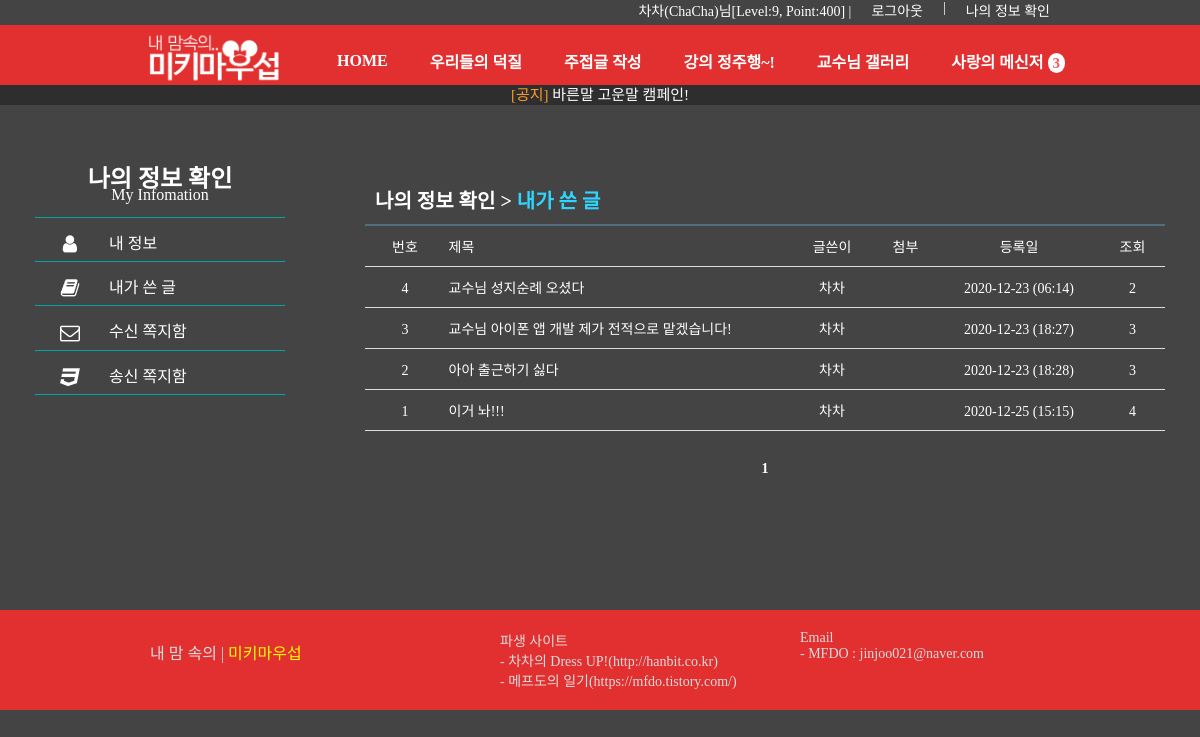
Page /member_modify_form_2.php (signed in) on the committed database.
### tables this page shows
CREATE TABLE `board` (
  `num` int(11) NOT NULL,
  `id` char(15) NOT NULL,
  `name` char(10) NOT NULL,
  `subject` char(200) NOT NULL,
  `content` longtext NOT NULL,
  `regist_day` char(20) NOT NULL,
  `hit` int(11) NOT NULL,
  `file_name` char(40) DEFAULT NULL,
  `file_type` char(40) DEFAULT NULL,
  `file_copied` char(40) DEFAULT NULL,
  `page` int(11) DEFAULT NULL
);

### member_modify_form_2.php (the view, shortened to what this page needs)
<!DOCTYPE html>
<html>
<head>
<link rel="stylesheet" type="text/css" href="./css/common.css">
<link rel="stylesheet" type="text/css" href="./css/board.css">
<link rel="stylesheet" type="text/css" href="https://netdna.bootstrapcdn.com/font-awesome/4.0.3/css/font-awesome.css" rel="stylesheet">
</head>
<body bgcolor="#444" style="color: #fff">
<header>
    <?php include "header.php";?>
</header>
<section>
<div class="flex">
		<nav style="padding-bottom: 165px;">
		<a style="color:#fff" class="logo" href="#">
			<h2>나의 정보 확인</h2>
			<p style="padding-bottom: 10px;">My Infomation</p>
		</a>
		<a style="color:#fff" href="member_modify_form_1.php">
			<i class="fa fa-user fa-lg"></i>
			<span>내 정보</span>
		</a>
		<a style="color:#fff" href="member_modify_form_2.php">
			<i class="fa fa-book fa-lg"></i>
			<span>내가 쓴 글</span>
		</a>
		<a style="color:#fff" href="member_modify_form_3.php">
			<i class="fa fa-envelope-o fa-lg"></i>
			<span>수신 쪽지함</span>
		</a>
		<a style="color:#fff" href="member_modify_form_4.php">
			<i class="fa fa-css3 fa-lg"></i>
			<span>송신 쪽지함</span>
		</a>
		</nav>
   	<div id="board_box" style="margin: 0 0;">
	    <h3> 나의 정보 확인 > <a style="color: #30d5ff;"> 내가 쓴 글 </a></h3>
	    <ul id="board_list">
				<li>
					<span class="col1">번호</span>
					<span class="col2">제목</span>
					<span class="col3">글쓴이</span>
					<span class="col4">첨부</span>
					<span class="col5">등록일</span>
					<span class="col6">조회</span>
				</li>
<?php
	if (isset($_GET["page"]))
		$page = $_GET["page"];
	else
		$page = 1;
		$con = mysqli_connect("localhost", "mfdo", "wlswn772##", "mfdo");
    $find = $_SESSION["userid"];
	$sql = "select * from board where id='$find'";
	$result = mysqli_query($con, $sql);
	$total_record = mysqli_num_rows($result);
	$scale = 10;
	if ($total_record % $scale == 0)
		$total_page = floor($total_record/$scale);
	else
		$total_page = floor($total_record/$scale) + 1;
	$start = ($page - 1) * $scale;
	$number = $total_record - $start;
   for ($i=$start; $i<$start+$scale && $i < $total_record; $i++)
   {
      mysqli_data_seek($result, $i);
      $row = mysqli_fetch_array($result);
	  $num         = $row["num"];
	  $name        = $row["name"];
	  $subject     = $row["subject"];
      $regist_day  = $row["regist_day"];
      $hit         = $row["hit"];
?>
				<li>
					<span class="col1"><?=$number?></span>
					<span class="col2"><a href="board_view.php?num=<?=$num?>&page=<?=$page?>" style="color: #fff"><?=$subject?></a></span>
					<span class="col3"><?=$name?></span>
					<span class="col5"><?=$regist_day?></span>
					<span class="col6"><?=$hit?></span>
				</li>
<?php
   	   $number--;
   }
?>
	    	</ul>
			<ul id="page_num">
<?php
	if ($total_page>=2 && $page >= 2)
	{
		$new_page = $page-1;
		echo "<li><a href='board_list.php?page=$new_page'>◀ 이전</a> </li>";
	}
	else
		echo "<li>&nbsp;</li>";
   	for ($i=1; $i<=$total_page; $i++)
   	{
		if ($page == $i)
		{
			echo "<li><b> $i </b></li>";
		}
		else
		{
			echo "<li><a href='board_list.php?page=$i'> $i </a><li>";
		}
   	}
   	if ($total_page>=2 && $page != $total_page)
   	{
		$new_page = $page+1;
		echo "<li> <a href='board_list.php?page=$new_page'>다음 ▶</a> </li>";
	}
	else
		echo "<li>&nbsp;</li>";
?>
			</ul>
	</div>
    </div>
</section>
<footer>
    <?php include "footer.php";?>
</footer>
</body>
</html>

### css/common.css (style rules this page uses)
* { padding: 0; margin: 0; }
body { font-family: "Nanum Gothic"; font-size: 14px; }
ul { list-style-type: none; }
a { display: inline-block; text-decoration: none; }
a:link { text-decoration:none; color: #222222; }
footer { height: 100px; background-color: #e22f2f; height: 100px; position : relative; transform : translateY(-100%); margin-top: 150px; }

### css/board.css (style rules this page uses)
#board_box { position: relative; width: 800px; margin: 0 auto; }
#board_box h3 { margin-top: 30px; padding: 10px; border-bottom: solid 2px #516e7f; font-size: 20px; }
#board_list li { padding: 10px 0; border-bottom: solid 1px #dddddd; }
#board_list span { display: inline-block; text-align: center; }
#board_list .col1 { width: 80px; }
#board_list .col2 { width: 330px; text-align: left; }
#board_list .col3 { width: 100px; }
#board_list .col4 { width: 40px; }
#board_list .col5 { width: 180px; }
#board_list .col6 { width: 40px; }
#page_num { text-align: center; margin: 30px 0 }
#page_num li { display: inline; }
#board_box { width: 800px; margin: 0 auto; }

### member_modify_form_2.php (style rules this page uses)
.flex { display:flex; justify-content: center; }
nav a { text-decoration:none; color:BLACK; font-size: 16px; display:block; border-bottom:1px solid #03A2A2; }
nav { margin-top:15px; margin-right: 80px; height:100%; width:250px; border-radius:5px; }
.fa { position: relative; top:12px; width: 70px; height: 36px; text-align: center; font-size:20px; }
nav span { position:relative; top:12px; }
.logo { position:relative; top:0px; padding:1px; padding-top: 10px; padding-bottom: 5px; font-family: '나눔고딕'; text-align:center; line-height: 0.8; }

### rows in the picture
board: subject "교수님 성지순례 오셨다", name "차차", regist_day "2020-12-23 (06:14)", hit "2"
board: subject "교수님 아이폰 앱 개발 제가 전적으로 맡겠습니다!", name "차차", regist_day "2020-12-23 (18:27)", hit "3"
board: subject "아아 출근하기 싫다", name "차차", regist_day "2020-12-23 (18:28)", hit "3"
board: subject "이거 놔!!!", name "차차", regist_day "2020-12-25 (15:15)", hit "4"

### other values in the picture
$logged "차차(ChaCha)님[Level:9, Point:400]"
$notRead "3"
$title_list[$i] "바른말 고운말 캠페인!"
